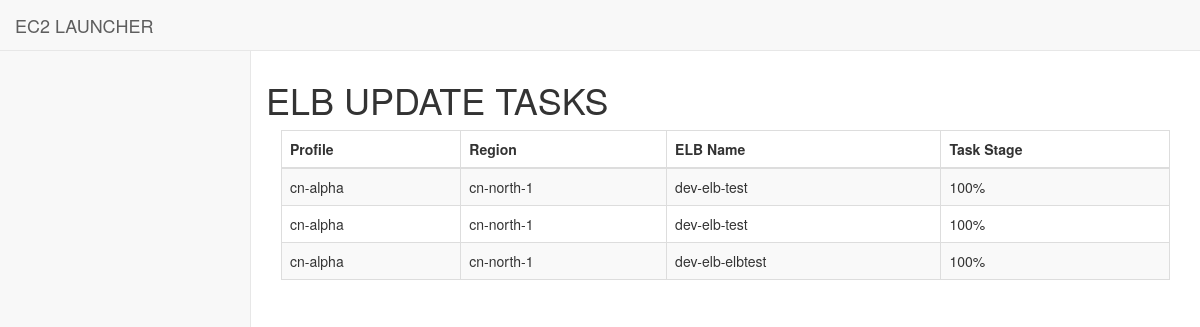
The app's page /launcher/elb/elb_tasks/ with its own data.
### launcher/models.py (models this page shows, shortened)
class ELBGenericUpdateTask(models.Model):
    elb_name = models.CharField(max_length=1000)
    profile = models.ForeignKey(Profile, on_delete=models.CASCADE, default=None, null=True)
    region = models.ForeignKey(Region, on_delete=models.CASCADE, default=None, null=True)
    instances_reg = models.TextField()
    instances_dereg = models.TextField()
    finished = models.BooleanField(default=False)
    confirmed = models.BooleanField(default=False)
    stage = models.IntegerField(default=0)
    @property
    def status(self):
        progress_txt = ["25%", "50%", "75%", "100%"]
        status_txt = [
            "Task queued.",
            "Registered new instances. Checking health states ...",
            "New instances InService. Deregistering old instances ...",
            "Completed."
        ]
        return (progress_txt[self.stage], status_txt[self.stage])

class Profile(models.Model):
    name = models.CharField(max_length=100)
    account_id = models.CharField(max_length=200)

class Region(models.Model):
    name = models.CharField(max_length=100)
    full_name = models.CharField(max_length=100)
    code = models.CharField(max_length=100)
    profiles = models.ManyToManyField(Profile)

### launcher/views.py (the view)
def elb_tasks(request):
    tasks = ELBGenericUpdateTask.objects.all()
    return render(request, 'launcher/elb_tasks.html', {'tasks': tasks})

### launcher/templates/launcher/elb_tasks.html (shortened to what this page needs)
<!DOCTYPE html>
{% load static %}
<html>
    <head>
        <link rel="stylesheet" type="text/css" href="{% static 'launcher/css/bootstrap.min.css' %}"/>
        <link rel="stylesheet" type="text/css" href="{% static 'launcher/css/common.css' %}"/>
        <link rel="stylesheet" type="text/css" href="{% static 'launcher/css/metisMenu.min.css' %}"/>
        <link rel="stylesheet" type="text/css" href="{% static 'launcher/css/font-awesome.min.css' %}"/>
        <link rel="stylesheet" type="text/css" href="{% static 'launcher/css/sb-admin-2.css' %}"/>
        <link rel="stylesheet" type="text/css" href="{% static 'launcher/css/messenger.css' %}"/>
        <link rel="stylesheet" type="text/css" href="{% static 'launcher/css/messenger-theme-flat.css' %}"/>
    </head>
    <body>
        <div id="wrapper">
            <nav class="navbar navbar-default navbar-fixed-top" role="navigation" style="margin-bottom: 0px;">
                <div class="navbar-header">
                    <a class="navbar-brand" href="{% url 'launcher:index' %}">EC2 LAUNCHER</a>
                </div>
            </nav>
             <div id="page-wrapper">
                <div class="row">
                    <h1>ELB UPDATE TASKS</h1>
                </div>
                <div class="row">
                    <div class="col-lg-12">
                        <table class="table table-striped table-bordered table-hover">
                            <thead>
                                <tr>
                                    <th>Profile</th>
                                    <th>Region</th>
                                    <th>ELB Name</th>
                                    <th>Task Stage</th>
                            </thead>
                            <tbody>
                                {% for task in tasks %}
                                <tr>
                                    <td>{{task.profile.name}}</td>
                                    <td>{{task.region.code}}</td>
                                    <td>{{task.elb_name}}</td>
                                    <td>{{task.status.0}}</td>
                                </tr>
                                {% endfor %}
                            </tbody>
                        </table>
                    </div>
                 </div>
             </div>
    </body>
</html>

### launcher/static/launcher/css/sb-admin-2.css (style rules this page uses)
body { background-color: #f8f8f8; }
#wrapper { width: 100%; }
#page-wrapper { padding: 0 15px; min-height: 568px; background-color: #fff; }
@media (min-width:768px) { #page-wrapper { position: inherit; margin: 0 0 0 250px; padding: 0 30px; border-left: 1px solid #e7e7e7; } }

### records on screen
ELBGenericUpdateTask: profile.name "cn-alpha", region.code "cn-north-1", elb_name "dev-elb-test", status.0 "100%"
ELBGenericUpdateTask: profile.name "cn-alpha", region.code "cn-north-1", elb_name "dev-elb-test", status.0 "100%"
ELBGenericUpdateTask: profile.name "cn-alpha", region.code "cn-north-1", elb_name "dev-elb-elbtest", status.0 "100%"
